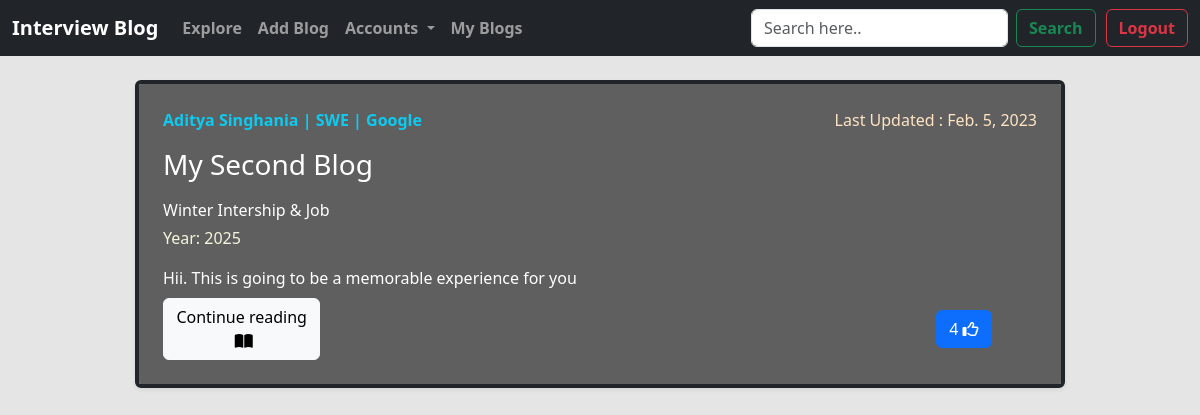
The page /bookmarks_list/ (signed in) on the database as committed earlier.
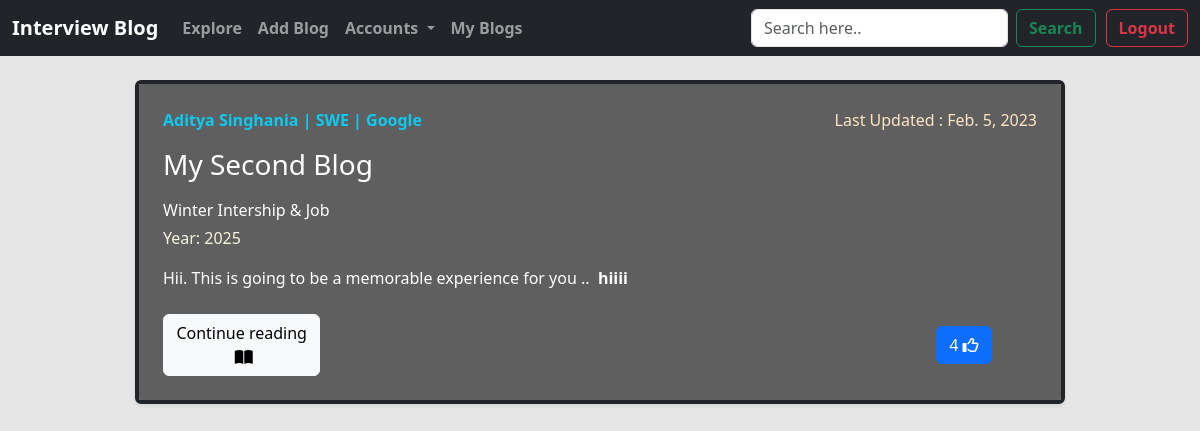
The same page on the database as committed later.
### BlogApp/models.py (models this page shows, shortened)
class BlogPost(models.Model):
    post_id = models.AutoField(primary_key=True)
    blog_title = models.CharField(max_length=100,default="Read my first post")
    blog_content = RichTextField(blank=True, null=True)
    company_name = models.CharField(max_length=50,default="")
    CHOICES = (('Summer Internship','Summer Intership'),('Winter Internship Only','Winter Intership Only'),('Winter Internship & Job','Winter Internship & Job'),('Job Only','Job Only'))
    job_offer_type = models.CharField(max_length=100, choices=CHOICES, default="Job Only")
    job_profile = models.CharField(max_length=50,default="")
    year = models.IntegerField()
    author = models.ForeignKey(User,on_delete=models.CASCADE,blank=True,null=True)
    bookmarks = models.ManyToManyField(User, default=None, blank=True, related_name='bookmarks')
    likes = models.ManyToManyField(User, default=None, blank=True, related_name='likes')
    post_date = models.DateField(auto_now_add=True)

### BlogApp/views.py (the view)
# urls.py: path('bookmarks_list/', views.bookmarkslist, name="bookmarkslist"),
@login_required(login_url='/login')
def bookmarkslist(request):
    list = BlogPost.objects.filter(bookmarks=request.user)
    return render(request, 'bookmarks.html', {'list': list})

### BlogApp/templates/bookmarks.html (shortened to what this page needs)
<!doctype html>
<html lang="en">
  <head>
    <link href="https://cdn.jsdelivr.net/npm/bootstrap@5.3.0-alpha1/dist/css/bootstrap.min.css" rel="stylesheet">
  </head>
  <body>
    <nav class="navbar navbar-expand-lg navbar-dark bg-dark" >
      <div class="container-fluid">
          <a class="navbar-brand" href="#" style=" font-weight:bold;">Interview Blog</a>
          <div class="collapse navbar-collapse" id="navbarSupportedContent">
            <ul class="navbar-nav me-auto mb-2 mb-lg-0">
              <li class="nav-item">
                <a class="nav-link " style=" font-weight:bold;" aria-current="page" href="{% url 'home' %}">Explore</a>
              </li>
              <li class="nav-item">
                <a class="nav-link" style=" font-weight:bold;" href="{% url 'addpost' %}">Add Blog</a>
              </li>
              <li class="nav-item dropdown">
                <a class="nav-link dropdown-toggle" style=" font-weight:bold;" href="#" role="button" data-bs-toggle="dropdown" aria-expanded="false">
                    Accounts
                </a>
              </li>
              <li class="nav-item">
                <a class="nav-link " style=" font-weight:bold;" href="{% url 'myblogs' %}">My Blogs</a>
              </li>
            </ul>
            <form class="d-flex" role="search" method="get" action="/search" >
              <input class="form-control me-2" type="search" placeholder="Search here.." aria-label="Search" name="search" id="search">
              <button class="btn btn-outline-success" style=" font-weight:bold;" type="submit">Search</button>
            </form>
            <button class="btn btn-outline-danger" style=" font-weight:bold; margin-left: 10px;" type="submit">
                 <a class="nav-link" style=" font-weight:bold;" href="{% url 'logout' %}">Logout</a>
            </button>
          </div>
        </div>
      </nav>
      <section class="vh-100">
        <div style="height: auto;">
        <div class="container my-4">
            {% for i in list %}
                  <div class="col-md-10 offset-md-1">
                      <div
                          class="row g-0 border border-dark border-4 rounded overflow-hidden flex-md-row mb-5 shadow-sm h-md-250 position-relative">
                          <div class="col p-4 d-flex flex-column position-static" style="background:rgb(95, 95, 95) ;">
                            <div class="d-flex justify-content-between">
                              <strong class="d-inline-block mb-2 text-info">{{i.author.first_name}} {{i.author.last_name}} | {{i.job_profile}} | {{i.company_name}}</strong><p style="color: bisque;">Last Updated : {{i.post_date}}</p>
                            </div>
                              <h3 class="mb-3 cw">{{i.blog_title}}</h3>
                              <p class="card-text mb-1 cw">{{i.job_offer_type}}</p>
                              <div class="mb-3" style="color:beige;
                              ">Year: {{i.year}}</div>
                        <span class="cw">{{i.blog_content|safe|slice:120}}</span>
                              <div><a href="/viewpost/{{i.post_id}}" class=" btn btn-light mt-2" role="button" style="width: 18%;">Continue reading &nbsp;<i class="fa-solid fa-book-open"></i></a>
                              <button type="button" class="btn btn-primary mt-2" style="margin-left: 70%;">{{i.likes.count}} <i class="fa-regular fa-thumbs-up"></i></button></div>
                          </div>
                      </div>
                  </div>
                  {% endfor %}
          </div>
        </div>
      </section>
    </body>
  </html>

Rows that differ between the two databases and show on the page:
changed BlogPost "My Second Blog": blog_content "Hii. This is going to be a memorable experience for you" → "Hii. This is going to be a memorable experience for you .. hiiii"
